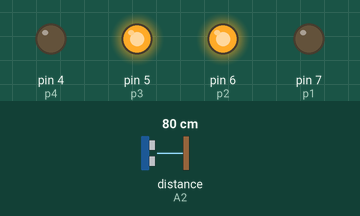
Simulated run of this sketch. Board: Arduino Uno, built with avr-gcc and run on an emulated ATmega328P. Shown: output pins drawn as LEDs (lit = HIGH). Wiring (inferred from the names in the program): ultrasonic range finder: trigger A1; echo A2. The inputs (shaded band) are chosen by the test bench; at power-on: distance to the obstacle (sensor on A2) 80 cm. The echo pulse lasts 58.3 µs per cm; pins used as bus, display or sensor lines are not drawn.

Above: at 1.2 s.
1.3 s: distance to the obstacle (sensor on A2) set to 13 cm
2.8 s: distance to the obstacle (sensor on A2) set to 10 cm
At 3.6 s:
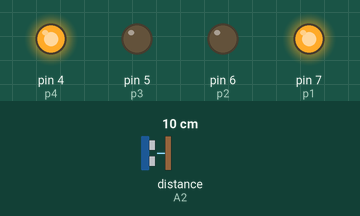
5.8 s: distance to the obstacle (sensor on A2) set to 18 cm
At 7.0 s:
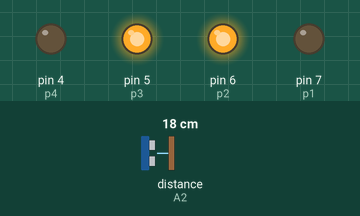
7.3 s: distance to the obstacle (sensor on A2) set to 2 cm
At 7.47 s:
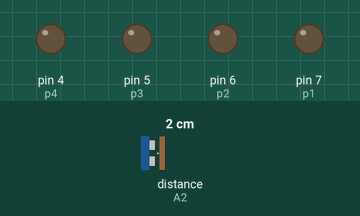
Timing chart, 0 to 10.3 s (numbered marks = the images above; inputs shaded):
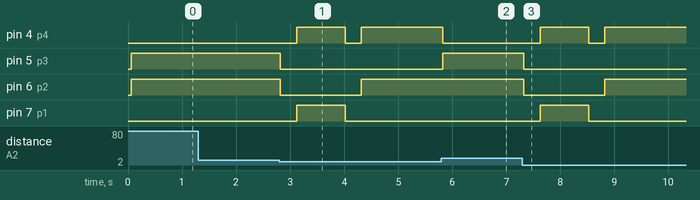

The sketch:

motor_control.ino
```cpp
#include<NewPing.h>
int distance,t,dist;
int p1=7;
int p2=6;
int p3=5;
int p4=4;
int trig=A1;
int echo=A2;

int readping()
{
digitalWrite(trig,LOW);
delayMicroseconds(2);
digitalWrite(trig,HIGH);
delayMicroseconds(40);
digitalWrite(trig,LOW);
t=pulseIn(echo,HIGH);
dist=t*0.034/2;
Serial.print("Distance: ");
Serial.println(dist);
return dist;
}
void fwd(){
  digitalWrite(p1, LOW);
  digitalWrite(p2, HIGH);
  digitalWrite(p3, HIGH );
  digitalWrite(p4, LOW);
}
void bwd(){
  digitalWrite(p2, LOW);
  digitalWrite(p1, HIGH);
  digitalWrite(p4, HIGH );
  digitalWrite(p3, LOW);
}
void left(){
  digitalWrite(p1, LOW);
  digitalWrite(p2, HIGH);
  digitalWrite(p3, LOW );
  digitalWrite(p4, HIGH);
}

void Stop(){

  digitalWrite(p1, LOW);
  digitalWrite(p2, LOW);
  digitalWrite(p3, LOW );
  digitalWrite(p4, LOW);
}

void setup() {
  // put your setup code here, to run once:
  pinMode(p1,OUTPUT);
  pinMode(p2,OUTPUT);
  pinMode(p3,OUTPUT);
  pinMode(p4,OUTPUT);
  pinMode(trig,OUTPUT);
  pinMode(echo,INPUT);
}
void loop() {
  // put your main code here, to run repeatedly:
 delay(50);

distance= readping();
 if (distance<=10){
  Stop();
    delay(300);
   bwd();
    delay(900);
    Stop();
    delay(300);
    while(distance<=10){
      left();
      delay(300);
      Stop();
      distance=readping();
    }
    fwd();
    }
  else fwd();
}
```

Measured:
- the behaviour switches between 12 and 11 cm on distance to the obstacle (sensor on A2) (found by bisection; images 0 and 1)
- after the input at 1.3 s, every drawn part: stays the same
- after the input at 2.8 s, pin 4 (p4): LOW → HIGH after 0.32 s, → LOW 0.90 s later, → HIGH 0.30 s later; pin 5 (p3): HIGH → LOW at once; pin 6 (p2): HIGH → LOW at once, → HIGH 1.5 s later; pin 7 (p1): LOW → HIGH after 0.32 s, → LOW 0.90 s later
- after the input at 5.8 s, pin 4 (p4): HIGH → LOW at once; pin 5 (p3): LOW → HIGH at once
- after the input at 7.3 s, pin 4 (p4): LOW → HIGH after 0.33 s, → LOW 0.90 s later, → HIGH 0.30 s later; pin 5 (p3): HIGH → LOW at once; pin 6 (p2): HIGH → LOW at once, → HIGH 1.5 s later; pin 7 (p1): LOW → HIGH after 0.33 s, → LOW 0.90 s later
